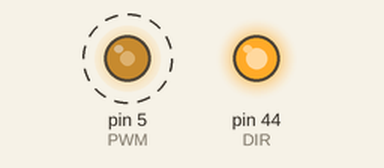
Recording of a sketch running on a simulated Arduino Mega 2560, built with avr-gcc and run on an emulated ATmega2560. Shown: output pins drawn as LEDs (lit = HIGH). Dashed ring = blinking.

Above: at 0.05 s.
Timing chart, 0 to 3.0 s (numbered marks = the images above):
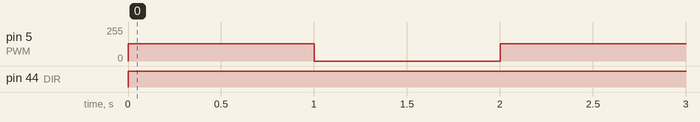

The sketch:

smart_elex.ino
```cpp
#define PWM 5
#define DIR 44
void setup()
{
 pinMode(PWM,OUTPUT);
 pinMode(DIR,OUTPUT);
}
void loop()
{
  digitalWrite(DIR,HIGH);
  analogWrite(PWM,130);
  delay(1000);
  analogWrite(PWM,0);
  delay(1000);

// int i=0;
// digitalWrite(DIR,HIGH);
// for(i=0;i<150; i++)
// {
// analogWrite(PWM,i);
// delay(2);
// }
// delay(2000);
// digitalWrite(DIR,LOW);
// for(int j=0;j<150;j++)
// {
// analogWrite(PWM,j);
// delay(2);
// }
// delay(2000);
}
```

Measured:
- by itself, pin 5 (PWM): alternates 130/255 for 1.0 s and 0/255 for 1.0 s
- by itself, pin 44 (DIR): LOW → HIGH at 0.00 s
